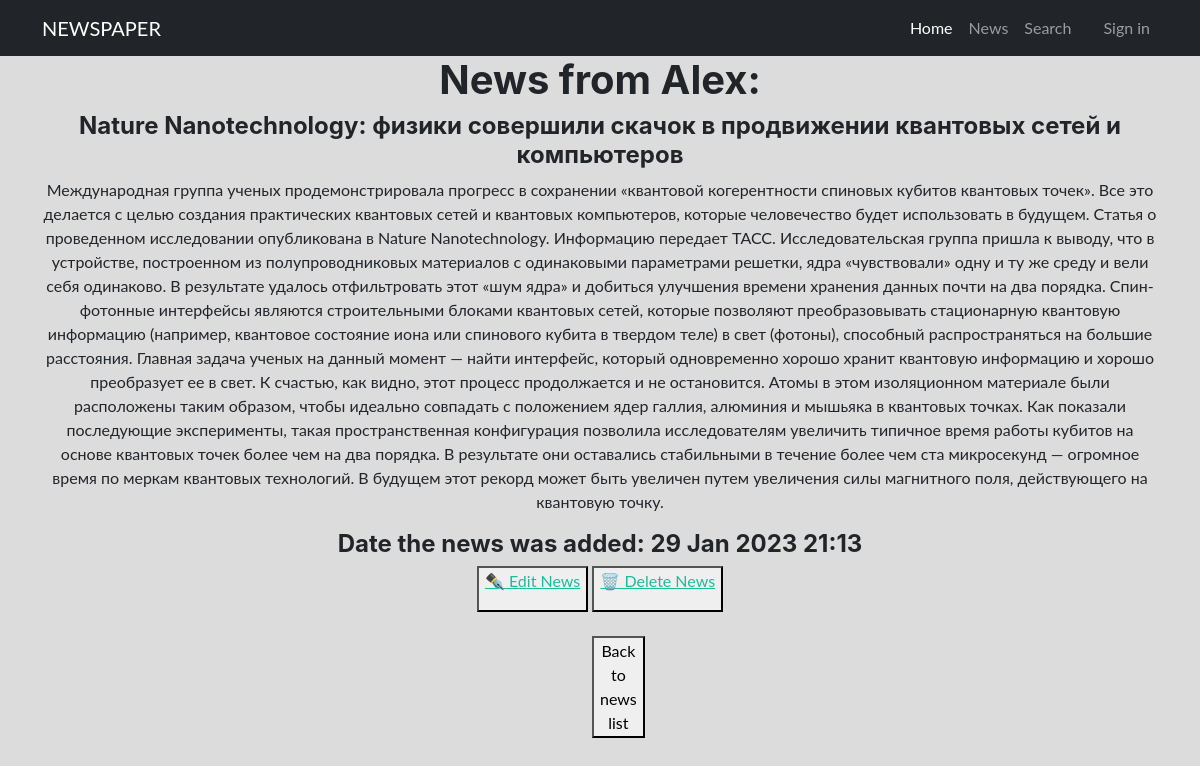
Page /news/4 on the committed database.
### news/models.py (models this page shows, shortened)
class Post(models.Model):
    post_link_author = models.ForeignKey(Author, on_delete=models.CASCADE)
    news = 'N'
    articles = 'A'
    CATEGORY_CHOICES = [
        (news, 'Новости'),
        (articles, 'Статьи')
    ]
    categoryType = models.CharField(max_length=1,
                                    choices=CATEGORY_CHOICES,
                                    default=news)
    post_data = models.DateTimeField(auto_now_add=True)  # дата создания объекта
    post_link_category = models.ManyToManyField(Category, through='PostCategory')
    title = models.CharField(max_length=255)
    text = models.TextField()
    rating = models.FloatField(default=0)

class Author(models.Model):
    authors_link_user = models.OneToOneField(User, on_delete=models.CASCADE)
    author_rating = models.FloatField(default=0)
    def __str__(self):
        return self.authors_link_user.username.title()

### news/views.py (the view)
# urls.py: path('<int:pk>', PostDetail.as_view(), name='post'),  # pk — это первичный ключ новости, который будет выводиться у нас в шаблон
class PostDetail(DetailView):
    model = Post # модель всё та же, но мы хотим получить детали конкретно отдельного поста
    template_name = 'post.html'  # название шаблона будет post.html
    context_object_name = 'post'  # название объекта

### news/templatetags/custom_filters.py (called while the page is built)
@register.filter(name='censor')
def censor(value, arg):
    for i in value.split():
        if i.lower() in ban_words:
            value = value.replace(i, arg)
    return value

### news/templatetags/perm_link_authors.py (called while the page is built)
@register.filter(name='has_group')
def has_group(user, group_name):
    return user.groups.filter(name=group_name).exists()

### templates/post.html (shortened to what this page needs)
{% extends 'flatpages/default.html' %}
{% load custom_filters %}
{% block content %}
<h1 align="center">News from {{ post.post_link_author }}:<h4 align="center">{{ post.title|censor:'*****' }}</h4></h1>
<p align="center">{{ post.text|censor:'*****' }}</p>
<h4 align="center">Date the news was added: {{ post.post_data|date:'d M Y H:i' }}</h4>
<div align="center">
    <button><a href="{% url 'post_edit' post.pk %}">✒ Edit News</a></p></button>
    <button><a href="{% url 'post_delete' post.pk %}">🗑 Delete News</a></p></button>
    <br>
    <br>
    <a href="/news"><button style="margin:0 550px">Back to news list</button></a>
</div>
{% endblock content %}

### rows in the picture
Post: post_link_author "Alex", title|censor "Nature Nanotechnology: физики совершили скачок в продвижении квантовых сетей и компьютеров", text|censor "Международная группа ученых продемонстрировала прогресс в сохранении «квантовой когерентности спиновых кубитов квантовых точек». Все это делается с целью создания практических квантовых сетей и квантовых компьютеров, которые человечество будет использовать в будущем. Статья о проведенном исследовании опубликована в Nature Nanotechnology. Информацию передает ТАСС. Исследовательская группа пришла к выводу, что в устройстве, построенном из полупроводниковых материалов с одинаковыми параметрами решетки, ядра «чувствовали» одну и ту же среду и вели себя одинаково. В результате удалось отфильтровать этот «шум ядра» и добиться улучшения времени хранения данных почти на два порядка. Спин-фотонные…", post_data "29 Jan 2023 21:13"
